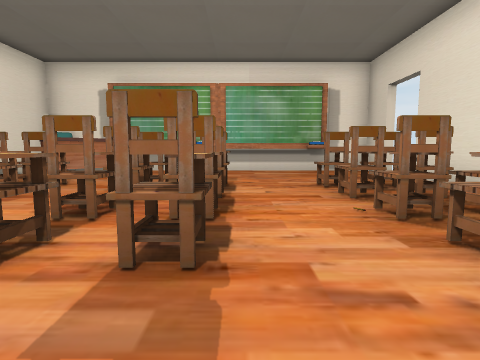
View 1 (above)

16 first-person views from a walk through a scene from a Unity 3-D project. The camera is 1.4 m above the floor, tilts 6° down and sees 80° across. The floor is counted in squares, 2 m on a side. Each view is taken from the middle of a square. On the plan, view 1 faces up. The plan holds only what a view shows up to about 10 squares ahead; the rest is blank. The place goes on beyond the plan. The player character is not drawn. Some animated figures are left out. Door leaves are left out, so doorways stand open.

View 2
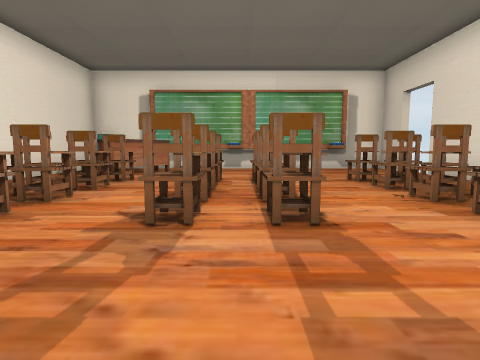

View 3
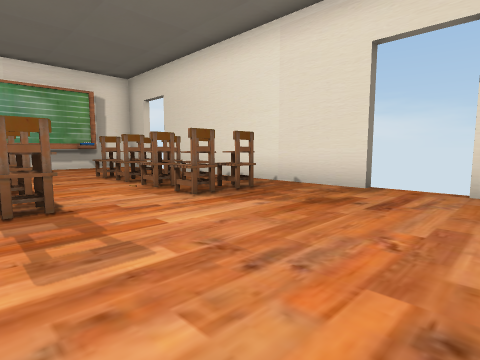

View 4
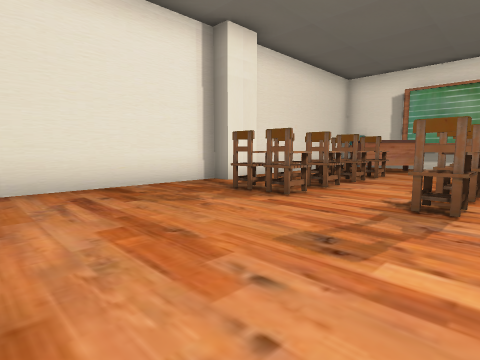

View 5
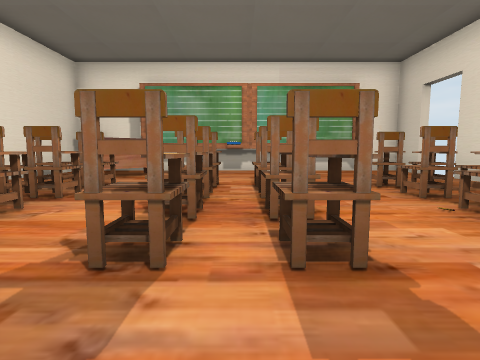

View 6
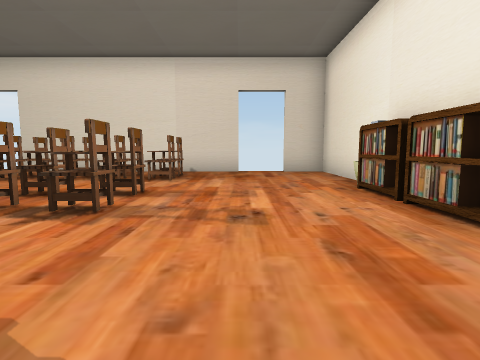

View 7
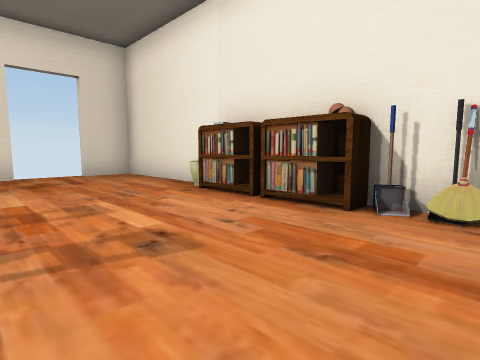

View 8
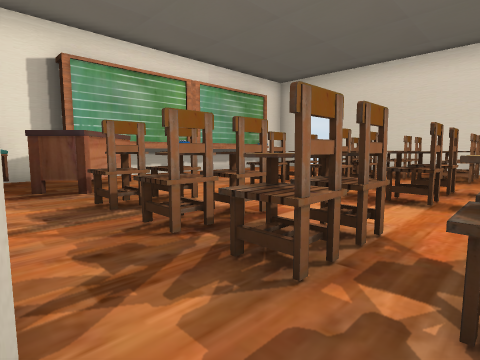

View 9
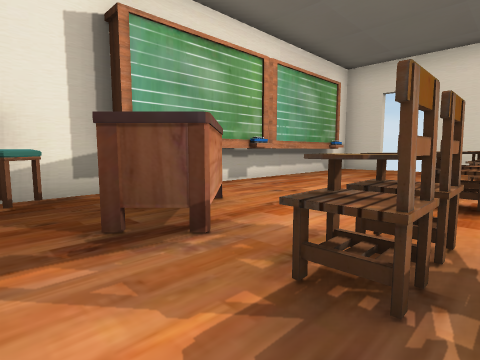

View 10
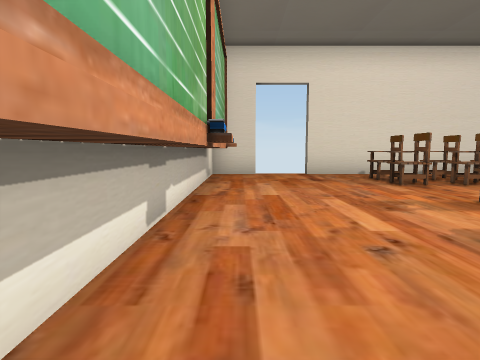

View 11
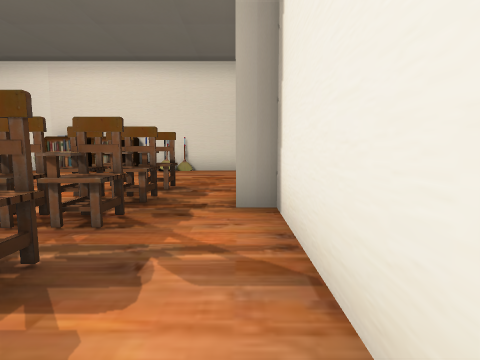

View 12
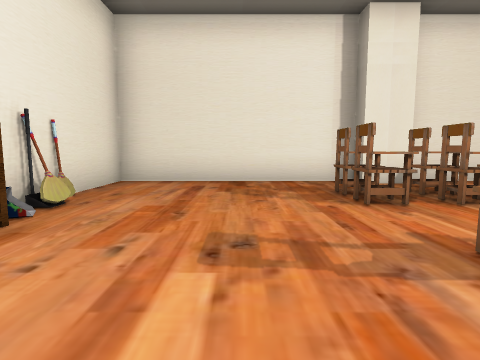

View 13
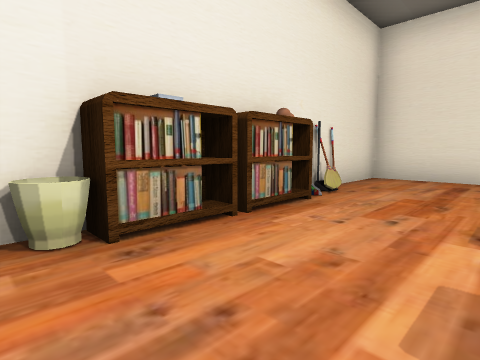

View 14
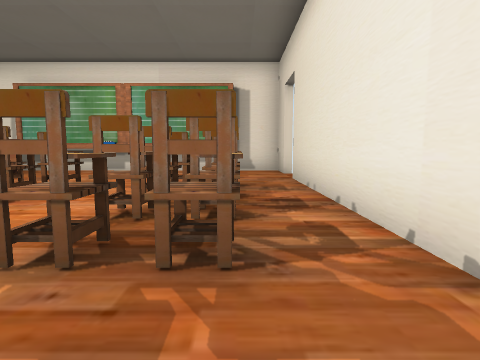

View 15
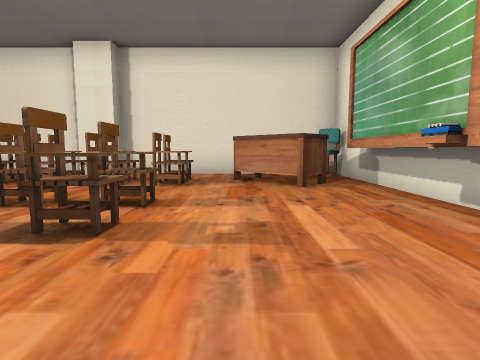

View 16
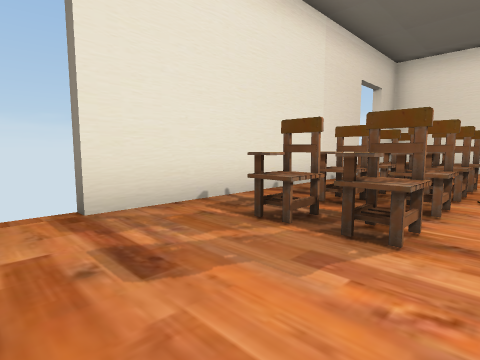

### Floor plan
Points are (right, up) in squares from view 1. A wall is a line through its corners. A room is listed if a view was taken in it or the views show most of it. See-through windows are left out.
Room 1 (views 1, 2, 3, 4, 5, 6, 7, 8, 9, 10, 11, 12, 13, 14, 15, 16)
walls: (-0.9, 9.1) (-1.5, 9.1); (2.8, 9.1) (2.1, 9.1); (2.8, 9.3) (-4.2, 9.3); (4.3, 0) (4.3, 7.1); (0.1, -2.7) (4.3, -2.7) (4.3, -1.4); (4.3, 8.5) (4.3, 9.8) (-6.4, 9.8) (-6.4, 3.6) (-5.9, 3.6) (-5.9, 2.6) (-6.4, 2.6) (-6.4, -2.7) (-2.5, -2.7)
ways out: open door at (4.5, -0.5); open door at (4.5, 7.5)
objects: chair (-6, 9); table (-5, 7) to (-4, 8); other object (-4, -2); chair (-4, 2); chair (-4, 3); chair (-4, 4); chair (-4, 6); other object (-3, -2); bookshelf (-2, -2); chair (-2, 2); chair (-2, 3); chair (-2, 4); chair (-2, 6); chair (-1, 6); bookshelf (0, -2); chair (0, 2); chair (0, 3); chair (0, 4); bin (1, -2); chair (2, 2); chair (2, 3); chair (2, 4); chair (2, 6); chair (3, 2); chair (3, 3); chair (3, 4); chair (3, 6)

Positions as (right, up) in squares from view 1, and headings:
1: (0, 0), facing up
2: (-1, -1), facing up
3: (-1, -2), facing up-right
4: (-1, -2), facing up-left
5: (-1, 0), facing up
6: (-5, 0), facing right
7: (-4, 1), facing down-right
8: (-6, 2), facing up-right
9: (-6, 5), facing up-right
10: (-4, 9), facing right
11: (-6, 7), facing down
12: (0, 0), facing left
13: (1, 0), facing down-left
14: (3, 0), facing up
15: (2, 7), facing left
16: (1, 8), facing down-right
